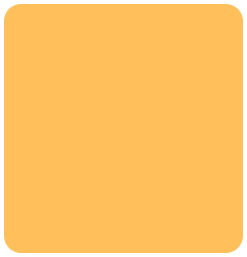
<?xml version="1.0" encoding="UTF-8"?>
<ui version="4.0">
 <class>Form</class>
 <widget class="QWidget" name="Form">
  <property name="geometry">
   <rect>
    <x>0</x>
    <y>0</y>
    <width>247</width>
    <height>257</height>
   </rect>
  </property>
  <property name="minimumSize">
   <size>
    <width>100</width>
    <height>0</height>
   </size>
  </property>
  <property name="windowTitle">
   <string>Form</string>
  </property>
  <property name="styleSheet">
   <string notr="true">QWidget{
    background-color:#fdf1d9;
    font-family:Poiret One;
    font: bold;
}

QWidget#Form{
	background-color:transparent;
	border:none;
}

QPushButton{
    background-color: #ffc05c;
    border-style: solid;
    border-width: 2px;
    border-radius: 12px;
    border-color: #ffc05c;
    font: bold 18px;
    padding: 8px;
	color:#2584a7;

}

QPushButton:checked{
	border-color: #fe6d73;
}

QPushButton:hover{
	border-color: #fe6d73;
	/*border-width: 3px;
	border-radius: 8px;*/
}

QPushButton:pressed{
    border-width: 3px;
	border-radius: 10px;
	border-color: #fe6d73;
}

QTableWidget QTableCornerButton::section {background-color:transparent;}
QHeaderView::section {
border: 2px solid #ffc05c;
border-radius:11px;
padding:2px;
margin: 4px;
background-color: #fdf1d9;
color: #1a5d75
/*height: 20px;
width: 50px;*/
}
QTableWidget{
background-color:transparent;
}

QFrame#frame_2{
	background-color:#ffc05c;
 border-style: solid;
    border-width: 1px;
    border-radius: 17px;
    border-color: #ffc05c;
}

QFrame#frame{
	background-color:#ffc05c;
 border-style: solid;
    border-width: 1px;
    border-radius: 10px;
    border-color: #ffc05c;
}

QListWidget{
	background-color:#ffc05c;
	border-width: 1px;
    border-radius: 10px;
    border-color: #ffc05c;
}
</string>
  </property>
  <layout class="QGridLayout" name="gridLayout">
   <property name="leftMargin">
    <number>4</number>
   </property>
   <property name="topMargin">
    <number>4</number>
   </property>
   <property name="rightMargin">
    <number>4</number>
   </property>
   <property name="bottomMargin">
    <number>4</number>
   </property>
   <property name="spacing">
    <number>0</number>
   </property>
   <item row="0" column="0">
    <widget class="QFrame" name="frame_2">
     <property name="frameShape">
      <enum>QFrame::StyledPanel</enum>
     </property>
     <property name="frameShadow">
      <enum>QFrame::Raised</enum>
     </property>
     <layout class="QGridLayout" name="gridLayout_3">
      <property name="leftMargin">
       <number>3</number>
      </property>
      <property name="topMargin">
       <number>3</number>
      </property>
      <property name="rightMargin">
       <number>3</number>
      </property>
      <property name="bottomMargin">
       <number>3</number>
      </property>
      <property name="spacing">
       <number>0</number>
      </property>
      <item row="0" column="0">
       <widget class="QListWidget" name="lW">
        <property name="frameShape">
         <enum>QFrame::NoFrame</enum>
        </property>
        <property name="sizeAdjustPolicy">
         <enum>QAbstractScrollArea::AdjustToContents</enum>
        </property>
        <property name="iconSize">
         <size>
          <width>20</width>
          <height>20</height>
         </size>
        </property>
        <property name="resizeMode">
         <enum>QListView::Adjust</enum>
        </property>
        <property name="uniformItemSizes">
         <bool>true</bool>
        </property>
       </widget>
      </item>
      <item row="1" column="0">
       <widget class="QFrame" name="frame">
        <property name="frameShape">
         <enum>QFrame::StyledPanel</enum>
        </property>
        <property name="frameShadow">
         <enum>QFrame::Raised</enum>
        </property>
        <layout class="QGridLayout" name="gridLayout_2">
         <property name="leftMargin">
          <number>2</number>
         </property>
         <property name="topMargin">
          <number>2</number>
         </property>
         <property name="rightMargin">
          <number>2</number>
         </property>
         <property name="bottomMargin">
          <number>2</number>
         </property>
         <item row="0" column="2">
          <widget class="QPushButton" name="pB_replace">
           <property name="maximumSize">
            <size>
             <width>25</width>
             <height>25</height>
            </size>
           </property>
           <property name="toolTip">
            <string>Remplacer tout</string>
           </property>
           <property name="text">
            <string/>
           </property>
           <property name="icon">
            <iconset>
             <normaloff>icon_reset_all.png</normaloff>icon_reset_all.png</iconset>
           </property>
           <property name="iconSize">
            <size>
             <width>20</width>
             <height>20</height>
            </size>
           </property>
          </widget>
         </item>
         <item row="0" column="0">
          <spacer name="horizontalSpacer">
           <property name="orientation">
            <enum>Qt::Horizontal</enum>
           </property>
           <property name="sizeHint" stdset="0">
            <size>
             <width>40</width>
             <height>20</height>
            </size>
           </property>
          </spacer>
         </item>
         <item row="0" column="1">
          <widget class="QPushButton" name="pB_add">
           <property name="maximumSize">
            <size>
             <width>25</width>
             <height>25</height>
            </size>
           </property>
           <property name="toolTip">
            <string>Ajouter</string>
           </property>
           <property name="text">
            <string/>
           </property>
           <property name="icon">
            <iconset>
             <normaloff>icon_add_recipe.png</normaloff>icon_add_recipe.png</iconset>
           </property>
           <property name="iconSize">
            <size>
             <width>20</width>
             <height>20</height>
            </size>
           </property>
          </widget>
         </item>
         <item row="0" column="3">
          <spacer name="horizontalSpacer_2">
           <property name="orientation">
            <enum>Qt::Horizontal</enum>
           </property>
           <property name="sizeHint" stdset="0">
            <size>
             <width>40</width>
             <height>20</height>
            </size>
           </property>
          </spacer>
         </item>
        </layout>
       </widget>
      </item>
     </layout>
    </widget>
   </item>
  </layout>
 </widget>
 <resources/>
 <connections/>
</ui>
